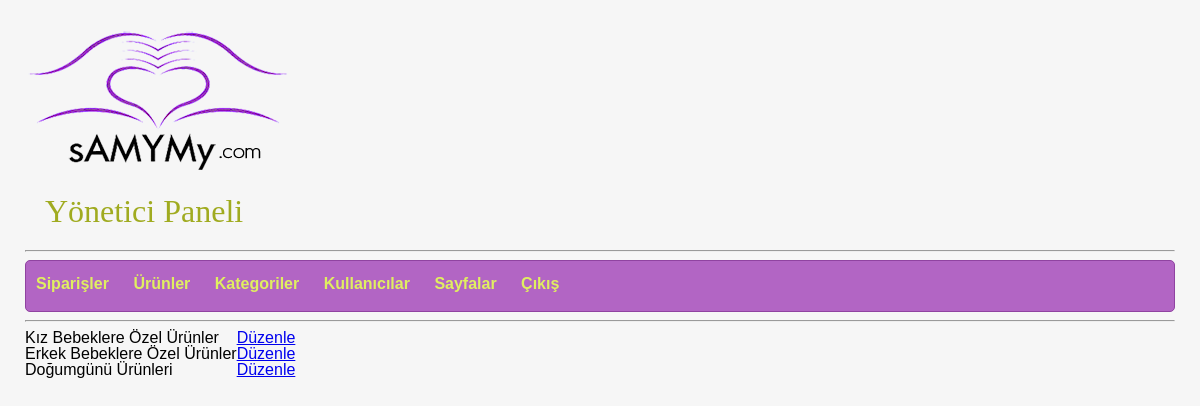
Screenshot of /admin/kategori.php?islem=duzenle (signed in) with the database file from the repository.
### tables this page shows
CREATE TABLE IF NOT EXISTS `kategoriler` (
  `id` int(11) NOT NULL AUTO_INCREMENT,
  `ad` varchar(100) NOT NULL,
  PRIMARY KEY (`id`)
);

### admin/kategori.php (the view, shortened to what this page needs)
<?php include "ust.php"; ?>
<?php include "menu.php"; ?>
<?php
if(isset($_GET["islem"])) $islem = $_GET["islem"]; else $islem = "listele";
?>
<?php
if($islem == "duzenle") {
	if(isset($_GET["id"])) $id = $_GET["id"]; else $id = -1;
	$sorgu = "SELECT * FROM kategoriler";
	$sonuc = mysql_query($sorgu);
	echo '<div id="kategoriler">';
	echo '<table>';
	echo '<form name="kategori-duzenle" action="kategori.php?islem=duzenle" method="post">';
	while($kategori = mysql_fetch_array($sonuc)) {
		if($id == $kategori["id"])
			echo '<tr><td><input type="text" value="'.$kategori["ad"].'" name="ad"/><input type="hidden" name="id" value="'.$kategori["id"].'"</td><td><input type="submit" name="submit" value="Kaydet"></td></tr>';
		else
			echo '<tr><td>'.$kategori["ad"].'</td><td><a href="kategori.php?islem=duzenle&id='.$kategori["id"].'">Düzenle</a></td></tr>';
	}
	echo '</form>';
	echo '</table>';
	echo '</div>';
}
?>
<?php include "alt.php"; ?>

### css/admin.css (style rules this page uses)
body { padding: 25px; font-family: Tahoma, Verdana, Arial; background: #f6f6f6; }

### rows the page displays
kategoriler: ad "Kız Bebeklere Özel Ürünler"
kategoriler: ad "Erkek Bebeklere Özel Ürünler"
kategoriler: ad "Doğumgünü Ürünleri"
